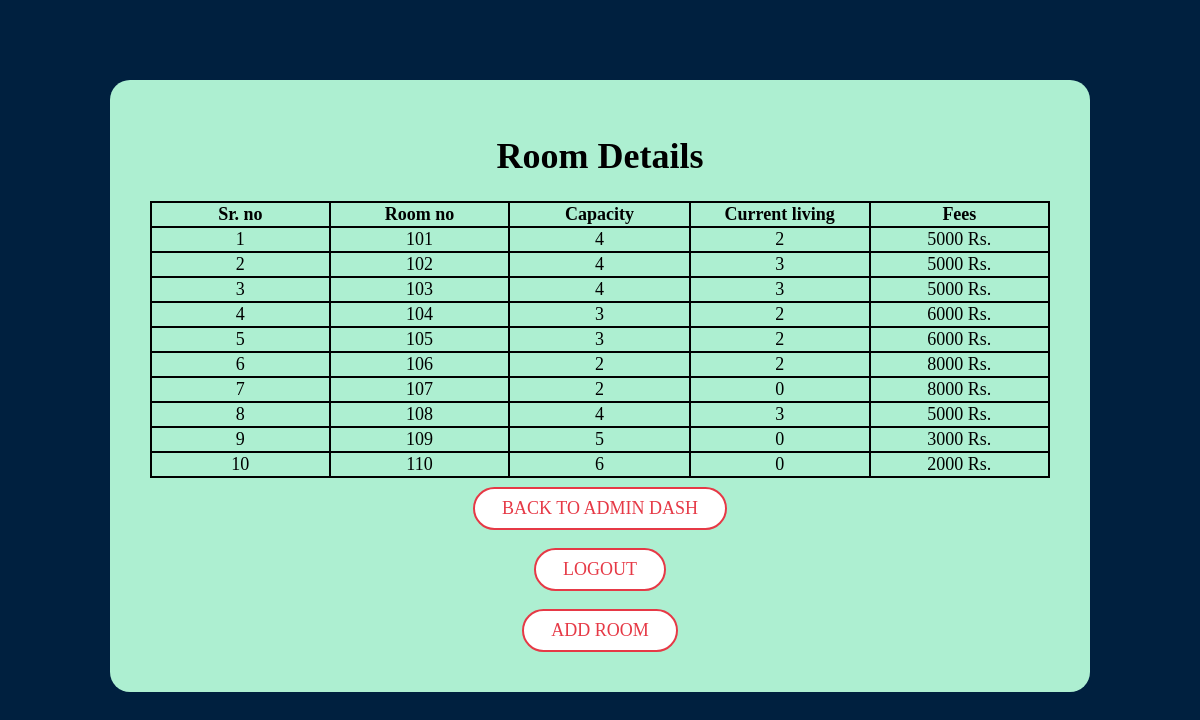
Screenshot of /roomDetails.php (signed in) with the database file from the repository.
### tables this page shows
CREATE TABLE `rooms` (
  `id` int(11) NOT NULL,
  `room_no` int(11) NOT NULL,
  `capacity` int(11) NOT NULL,
  `current_living` int(11) NOT NULL,
  `room_fees` int(11) NOT NULL
);

### roomDetails.php (the view, shortened to what this page needs)
<?php
require_once "config.php";
?>
<!DOCTYPE html>
<html lang="en">
<head>
    <link rel="stylesheet" href="css/addstudent_style.css">
</head>
<body>
    <div class="rd">
        <br>
        <h1>Room Details</h1>
        <table>
            <tr>
        <th>Sr. no</th>
        <th>Room no</th>
        <th>Capacity</th>
        <th>Current living</th>
        <th>Fees</th>
    </tr>
    <?php
    $sql = "SELECT * FROM `rooms` WHERE 1";
    $result = $link->query($sql);
    $nums = $result->num_rows;
    $count = 1;
    if($nums > 1)
    {
        while($row = $result->fetch_assoc())
        {
            ?>
            <tr>
                <td><?php echo $count++ ?></td>
                <td><?php echo $row['room_no'] ;?></td>
                <td><?php echo $row['capacity'] ;?></td>
                <td><?php echo $row['current_living'] ;?></td>
                <td><?php echo $row['room_fees']." Rs.";?></td>
            </tr>
            <?php
        }
    }
    ?>
    </table>
    <a class="btn btn-secondary" href="adminDash.php">Back to Admin Dash</a><br>
    <a class="btn btn-secondary" href="logout.php" onclick="return confirm('Are you sure want to Logout ?')">Logout</a><br>
    <a class="btn btn-secondary" href="addRoom.php">Add Room</a>
    <br><br>
</div>
</body>
</html>

### css/addstudent_style.css (style rules this page uses)
body { background-color: #00203fff; font-size: large; }
.rd { max-width: 900px; margin: auto; text-align: center; height: 100%; margin-top: 10vh; background-color: #adefd1ff; text-align: center; padding: 10px 40px; border-radius: 20px; }
.btn-secondary { border: 2px solid #e63946; border-radius: 1.5em; color: #e63946; background: #fff; text-decoration: none; }
.btn { display: inline-block; padding: 0.5em 1.5em; font-weight: 500; text-transform: uppercase; margin: 0.5em 0; text-align: center; transition: all 0.5s ease; }

### roomDetails.php (style rules this page uses)
table, th, td { border: 2px solid black; }
td, th { width: 180px; }
table { border-collapse: collapse; }

### rows the page displays
rooms: room_no "101", capacity "4", current_living "2", room_fees "5000"
rooms: room_no "102", capacity "4", current_living "3", room_fees "5000"
rooms: room_no "103", capacity "4", current_living "3", room_fees "5000"
rooms: room_no "104", capacity "3", current_living "2", room_fees "6000"
rooms: room_no "105", capacity "3", current_living "2", room_fees "6000"
rooms: room_no "106", capacity "2", current_living "2", room_fees "8000"
rooms: room_no "107", capacity "2", current_living "0", room_fees "8000"
rooms: room_no "108", capacity "4", current_living "3", room_fees "5000"
rooms: room_no "109", capacity "5", current_living "0", room_fees "3000"
rooms: room_no "110", capacity "6", current_living "0", room_fees "2000"
